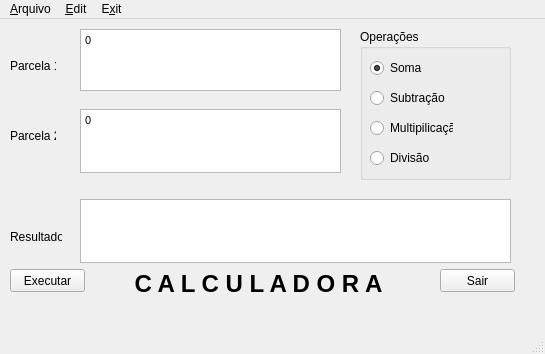
<?xml version="1.0" encoding="UTF-8"?>
<ui version="4.0">
 <class>MainWindow</class>
 <widget class="QMainWindow" name="MainWindow">
  <property name="geometry">
   <rect>
    <x>0</x>
    <y>0</y>
    <width>545</width>
    <height>354</height>
   </rect>
  </property>
  <property name="windowTitle">
   <string>Minha Calculadora</string>
  </property>
  <widget class="QWidget" name="centralwidget">
   <widget class="QLabel" name="label_2">
    <property name="geometry">
     <rect>
      <x>10</x>
      <y>40</y>
      <width>46</width>
      <height>14</height>
     </rect>
    </property>
    <property name="text">
     <string>Parcela 1:</string>
    </property>
    <property name="buddy">
     <cstring>textEdit1</cstring>
    </property>
   </widget>
   <widget class="QTextEdit" name="textEdit1">
    <property name="geometry">
     <rect>
      <x>80</x>
      <y>10</y>
      <width>261</width>
      <height>62</height>
     </rect>
    </property>
    <property name="html">
     <string>&lt;!DOCTYPE HTML PUBLIC &quot;-//W3C//DTD HTML 4.0//EN&quot; &quot;http://www.w3.org/TR/REC-html40/strict.dtd&quot;&gt;
&lt;html&gt;&lt;head&gt;&lt;meta name=&quot;qrichtext&quot; content=&quot;1&quot; /&gt;&lt;style type=&quot;text/css&quot;&gt;
p, li { white-space: pre-wrap; }
&lt;/style&gt;&lt;/head&gt;&lt;body style=&quot; font-family:'MS Shell Dlg 2'; font-size:8pt; font-weight:400; font-style:normal;&quot;&gt;
&lt;p style=&quot; margin-top:0px; margin-bottom:0px; margin-left:0px; margin-right:0px; -qt-block-indent:0; text-indent:0px;&quot;&gt;0&lt;/p&gt;&lt;/body&gt;&lt;/html&gt;</string>
    </property>
   </widget>
   <widget class="QLabel" name="label_3">
    <property name="geometry">
     <rect>
      <x>10</x>
      <y>110</y>
      <width>46</width>
      <height>14</height>
     </rect>
    </property>
    <property name="text">
     <string>Parcela 2:</string>
    </property>
    <property name="buddy">
     <cstring>textEdit2</cstring>
    </property>
   </widget>
   <widget class="QTextEdit" name="textEdit2">
    <property name="geometry">
     <rect>
      <x>80</x>
      <y>90</y>
      <width>261</width>
      <height>64</height>
     </rect>
    </property>
    <property name="html">
     <string>&lt;!DOCTYPE HTML PUBLIC &quot;-//W3C//DTD HTML 4.0//EN&quot; &quot;http://www.w3.org/TR/REC-html40/strict.dtd&quot;&gt;
&lt;html&gt;&lt;head&gt;&lt;meta name=&quot;qrichtext&quot; content=&quot;1&quot; /&gt;&lt;style type=&quot;text/css&quot;&gt;
p, li { white-space: pre-wrap; }
&lt;/style&gt;&lt;/head&gt;&lt;body style=&quot; font-family:'MS Shell Dlg 2'; font-size:8pt; font-weight:400; font-style:normal;&quot;&gt;
&lt;p style=&quot; margin-top:0px; margin-bottom:0px; margin-left:0px; margin-right:0px; -qt-block-indent:0; text-indent:0px;&quot;&gt;0&lt;/p&gt;&lt;/body&gt;&lt;/html&gt;</string>
    </property>
   </widget>
   <widget class="QPlainTextEdit" name="plainTextEditResult">
    <property name="geometry">
     <rect>
      <x>80</x>
      <y>180</y>
      <width>431</width>
      <height>64</height>
     </rect>
    </property>
   </widget>
   <widget class="QLabel" name="label_4">
    <property name="geometry">
     <rect>
      <x>10</x>
      <y>210</y>
      <width>52</width>
      <height>16</height>
     </rect>
    </property>
    <property name="text">
     <string>Resultado:</string>
    </property>
    <property name="buddy">
     <cstring>plainTextEditResult</cstring>
    </property>
   </widget>
   <widget class="QPushButton" name="exitButton">
    <property name="geometry">
     <rect>
      <x>440</x>
      <y>250</y>
      <width>75</width>
      <height>23</height>
     </rect>
    </property>
    <property name="text">
     <string>Sair</string>
    </property>
   </widget>
   <widget class="QLabel" name="label">
    <property name="geometry">
     <rect>
      <x>98</x>
      <y>250</y>
      <width>321</width>
      <height>30</height>
     </rect>
    </property>
    <property name="layoutDirection">
     <enum>Qt::RightToLeft</enum>
    </property>
    <property name="text">
     <string>&lt;html&gt;&lt;head&gt;&lt;meta name=&quot;qrichtext&quot; content=&quot;1&quot; /&gt;&lt;style type=&quot;text/css&quot;&gt;
p, li { white-space: pre-wrap; }
&lt;/style&gt;&lt;/head&gt;&lt;body style=&quot; font-family:'MS Shell Dlg 2'; font-size:8.25pt; font-weight:400; font-style:normal; text-decoration:none;&quot;&gt;
&lt;p style=&quot; margin-top:0px; margin-bottom:0px; margin-left:0px; margin-right:0px; -qt-block-indent:0; text-indent:0px;&quot;&gt;&lt;span style=&quot; font-size:18pt; font-weight:600;&quot;&gt;C A L C U L A D O R A&lt;/span&gt;&lt;/p&gt;&lt;/body&gt;&lt;/html&gt;</string>
    </property>
    <property name="alignment">
     <set>Qt::AlignCenter</set>
    </property>
   </widget>
   <widget class="QPushButton" name="execButton">
    <property name="geometry">
     <rect>
      <x>10</x>
      <y>250</y>
      <width>75</width>
      <height>23</height>
     </rect>
    </property>
    <property name="text">
     <string>Executar</string>
    </property>
   </widget>
   <widget class="QGroupBox" name="groupBox">
    <property name="geometry">
     <rect>
      <x>360</x>
      <y>10</y>
      <width>151</width>
      <height>151</height>
     </rect>
    </property>
    <property name="title">
     <string>Operações</string>
    </property>
    <widget class="QRadioButton" name="radioButtonMult">
     <property name="geometry">
      <rect>
       <x>10</x>
       <y>90</y>
       <width>83</width>
       <height>18</height>
      </rect>
     </property>
     <property name="text">
      <string>Multipilicação</string>
     </property>
     <property name="checked">
      <bool>false</bool>
     </property>
    </widget>
    <widget class="QRadioButton" name="radioButtonSoma">
     <property name="geometry">
      <rect>
       <x>10</x>
       <y>30</y>
       <width>83</width>
       <height>18</height>
      </rect>
     </property>
     <property name="text">
      <string>Soma</string>
     </property>
     <property name="checked">
      <bool>true</bool>
     </property>
    </widget>
    <widget class="QRadioButton" name="radioButtonSub">
     <property name="geometry">
      <rect>
       <x>10</x>
       <y>60</y>
       <width>83</width>
       <height>18</height>
      </rect>
     </property>
     <property name="text">
      <string>Subtração</string>
     </property>
    </widget>
    <widget class="QRadioButton" name="radioButtonDiv">
     <property name="geometry">
      <rect>
       <x>10</x>
       <y>120</y>
       <width>83</width>
       <height>18</height>
      </rect>
     </property>
     <property name="text">
      <string>Divisão</string>
     </property>
    </widget>
   </widget>
  </widget>
  <widget class="QMenuBar" name="menubar">
   <property name="geometry">
    <rect>
     <x>0</x>
     <y>0</y>
     <width>545</width>
     <height>17</height>
    </rect>
   </property>
   <widget class="QMenu" name="menuE_xit">
    <property name="title">
     <string>E&amp;xit</string>
    </property>
   </widget>
   <widget class="QMenu" name="menu_Arquivo">
    <property name="title">
     <string>&amp;Arquivo</string>
    </property>
    <addaction name="action_Abrir"/>
    <addaction name="action_Salvar"/>
    <addaction name="separator"/>
    <addaction name="actionSai_r"/>
   </widget>
   <widget class="QMenu" name="menuEdit">
    <property name="title">
     <string>&amp;Edit</string>
    </property>
    <addaction name="action_Copia"/>
   </widget>
   <addaction name="menu_Arquivo"/>
   <addaction name="menuEdit"/>
   <addaction name="menuE_xit"/>
  </widget>
  <widget class="QStatusBar" name="statusbar"/>
  <action name="action_Abrir">
   <property name="text">
    <string>&amp;Abrir</string>
   </property>
  </action>
  <action name="action_Salvar">
   <property name="text">
    <string>&amp;Salvar</string>
   </property>
  </action>
  <action name="actionSai_r">
   <property name="text">
    <string>Sai&amp;r</string>
   </property>
  </action>
  <action name="action_Copia">
   <property name="text">
    <string>&amp;Copia</string>
   </property>
  </action>
 </widget>
 <tabstops>
  <tabstop>textEdit1</tabstop>
  <tabstop>textEdit2</tabstop>
  <tabstop>plainTextEditResult</tabstop>
  <tabstop>radioButtonSoma</tabstop>
  <tabstop>radioButtonSub</tabstop>
  <tabstop>radioButtonMult</tabstop>
  <tabstop>radioButtonDiv</tabstop>
  <tabstop>execButton</tabstop>
  <tabstop>exitButton</tabstop>
 </tabstops>
 <resources/>
 <connections>
  <connection>
   <sender>exitButton</sender>
   <signal>clicked()</signal>
   <receiver>MainWindow</receiver>
   <slot>close()</slot>
   <hints>
    <hint type="sourcelabel">
     <x>476</x>
     <y>277</y>
    </hint>
    <hint type="destinationlabel">
     <x>287</x>
     <y>274</y>
    </hint>
   </hints>
  </connection>
 </connections>
</ui>
